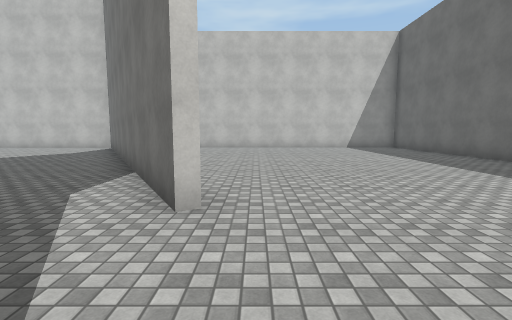
view 1 (above)

24 first-person views from a walk through a 3-D level made in the Unity game engine. The camera is 1.5 m above the floor, tilts 6° down and sees 85° across. The floor is counted in squares, 2 m on a side. Each view is taken from the middle of a square. On the plan, view 1 faces up. The plan holds only what a view shows up to about 10 squares ahead; the rest is blank. The place goes on beyond the plan. The player character is not drawn. Surface patterns are stand-ins for the level's own textures.

view 2
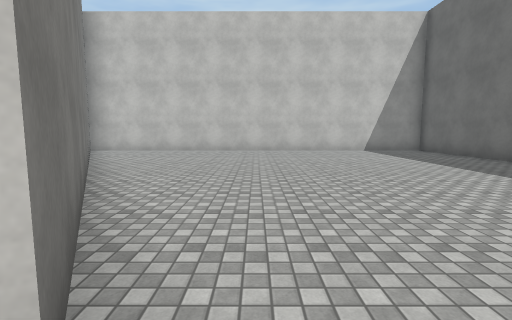

view 3
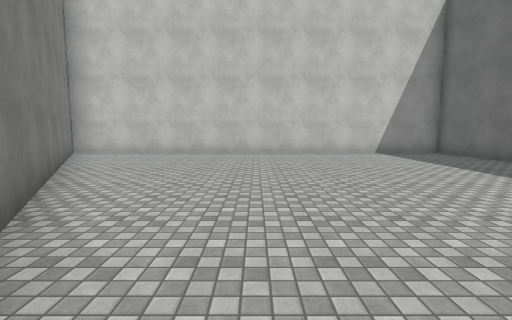

view 4
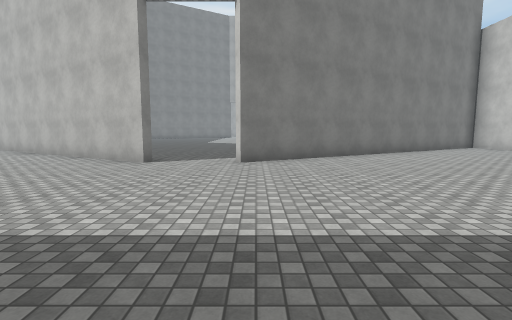

view 5
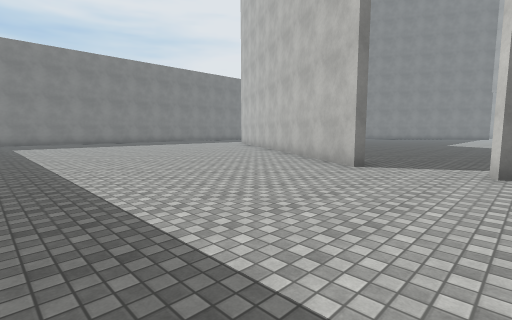

view 6
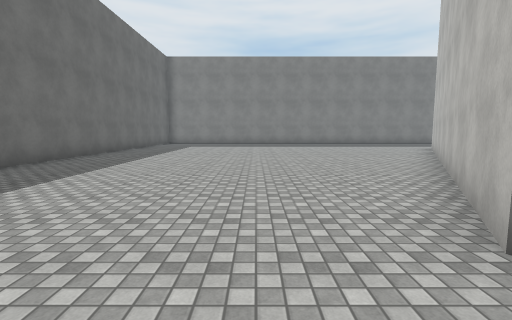

view 7
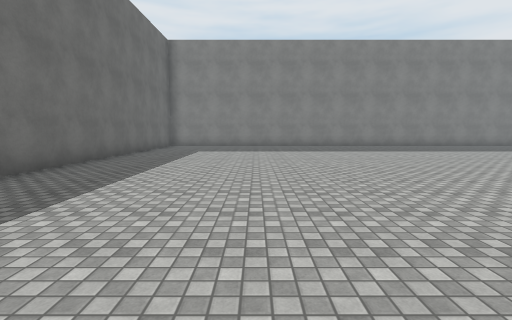

view 8
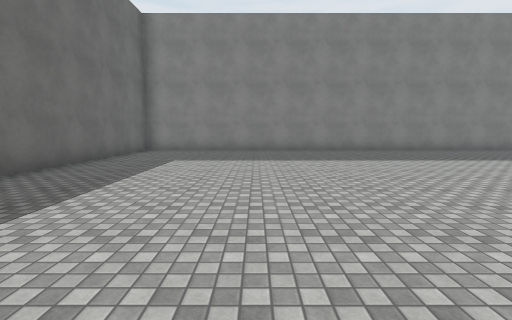

view 9
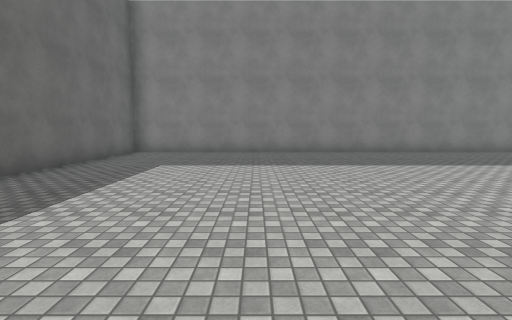

view 10
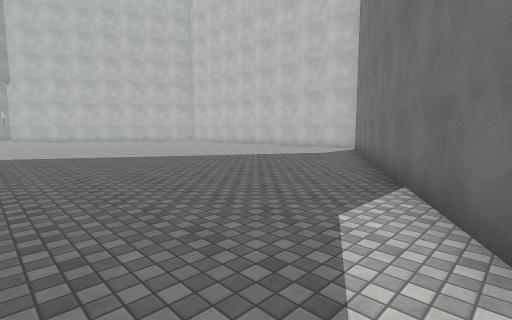

view 11
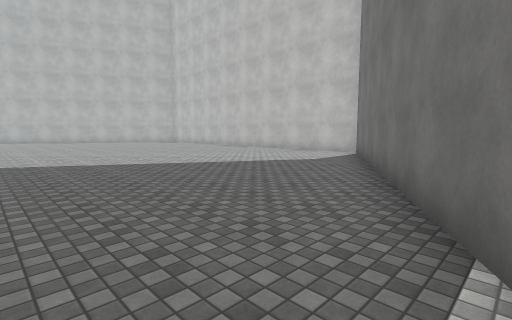

view 12
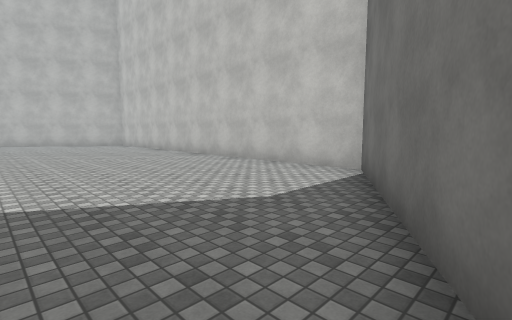

view 13
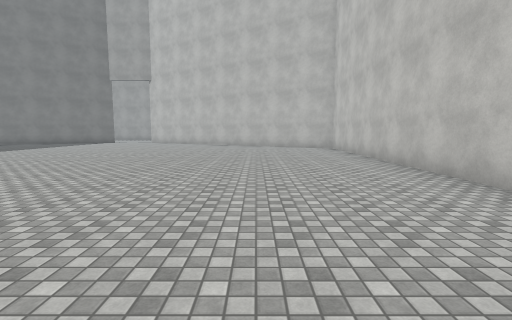

view 14
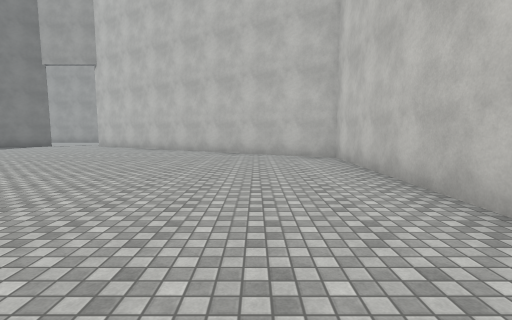

view 15
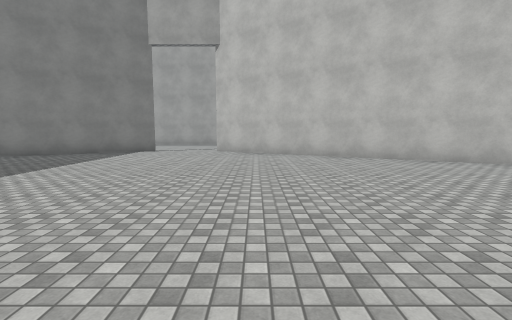

view 16
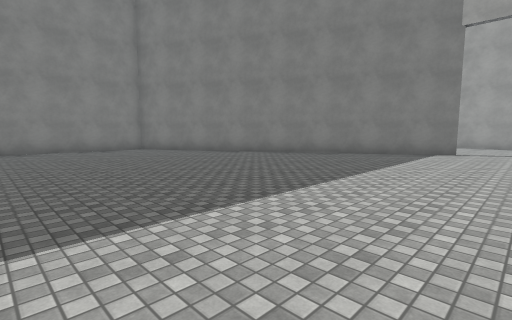

view 17
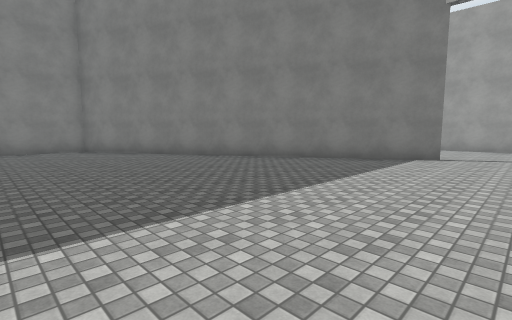

view 18
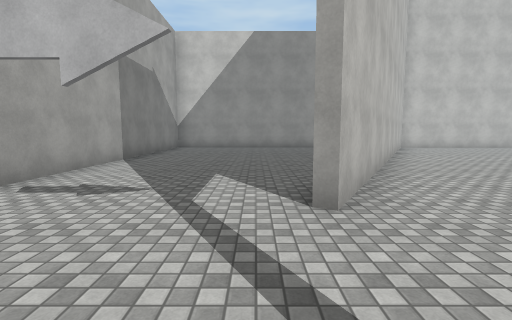

view 19
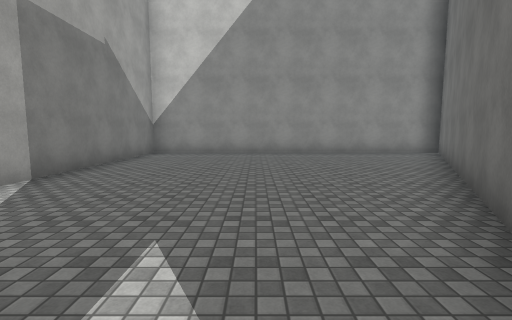

view 20
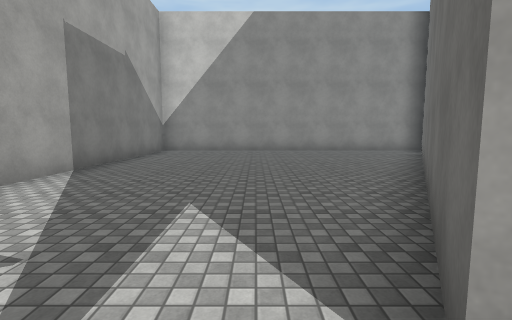

view 21
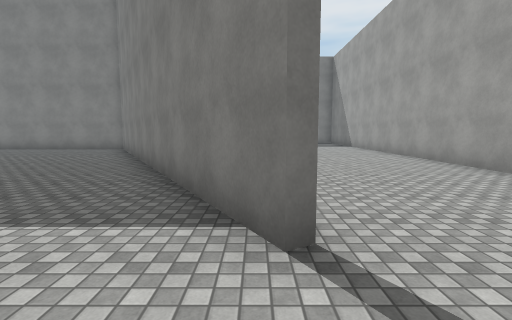

view 22
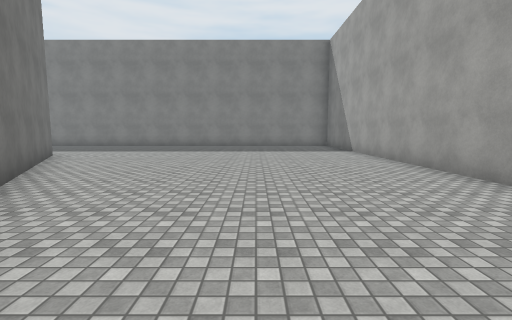

view 23
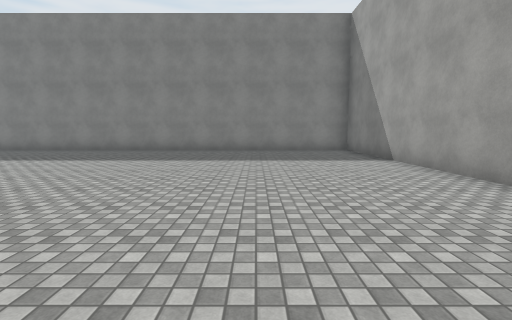

view 24
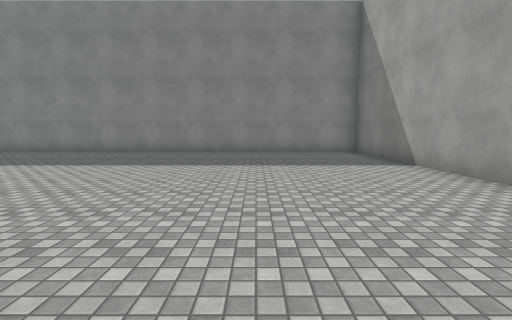

### Floor plan
Points are (right, up) in squares from view 1. A wall is a line through its corners. A room is listed if a view was taken in it or the views show most of it. See-through windows are left out.
Room 1 (views 1, 2, 3, 4, 5, 6, 7, 8, 9, 18, 19, 20, 22, 23, 24)
walls: (-6.9, -14.6) (6.1, -14.6) (6.1, -3.5); (-18.7, -9.6) (-21.6, -4.7); (-0.5, 0.4) (-5.4, -8.1); (-24.5, 2.7) (-18.8, 12.5) (-28.5, 12.5) (-28.5, 3.8); (-28.5, -2.9) (-28.5, -14.6) (-16.1, -14.6); (-28.5, 1.5) (-28.5, 0.2); (6.1, 6.6) (6.1, 12.5) (-6.2, 12.5) (-0.5, 2.5)
ways out: opening at (-24, 1.5) to room 2; opening at (-1, 1.5) to room 2
Room 2 (views 10, 11, 12, 13, 14, 15, 16, 17, 21)
walls: (-24.2, 0.4) (-18.7, -9.2) (-14.4, -9.2); (-0.7, 2.4) (-6.3, 12.2) (-18.7, 12.2) (-24.3, 2.5)
ways out: opening at (-24, 1.5) to room 1; opening at (-1, 1.5) to room 1

Where each view was taken, in squares from view 1:
view 1: 0 up, 0 right, facing up
view 2: 2 up, 0 right, facing up
view 3: 3 up, 0 right, facing up
view 4: 3 up, 6 right, facing left
view 5: 3 up, 5 right, facing down-left
view 6: 2 up, 1 right, facing down
view 7: 1 down, 2 right, facing down
view 8: 4 down, 2 right, facing down
view 9: 5 down, 2 right, facing down
view 10: 1 up, 1 left, facing up-left
view 11: 3 up, 2 left, facing up-left
view 12: 7 up, 4 left, facing up-left
view 13: 9 up, 7 left, facing left
view 14: 10 up, 11 left, facing left
view 15: 4 up, 14 left, facing left
view 16: 2 up, 14 left, facing down-left
view 17: 2 up, 16 left, facing down-left
view 18: 0 up, 25 left, facing up
view 19: 3 up, 25 left, facing up
view 20: 2 up, 25 left, facing up
view 21: 2 up, 24 left, facing down
view 22: 1 down, 25 left, facing down
view 23: 4 down, 25 left, facing down
view 24: 5 down, 25 left, facing down
